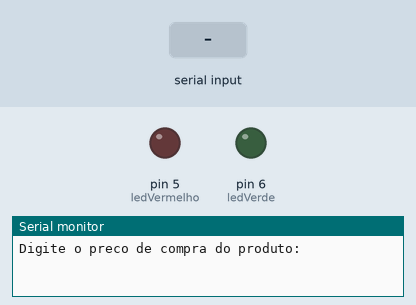
This sketch was run on a simulated Arduino Uno, built with avr-gcc and run on an emulated ATmega328P. Parts: output pins drawn as LEDs (lit = HIGH), the last lines printed to the serial monitor. The inputs (shaded band) are chosen by the test bench.

Above: at 1.2 s.
1.3 s: "90,45\n" received over Serial
At 2.5 s:
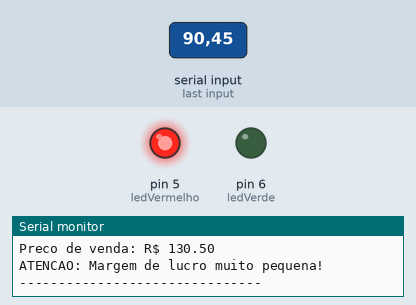
Timing chart, 0 to 4.3 s (numbered marks = the images above; inputs shaded):
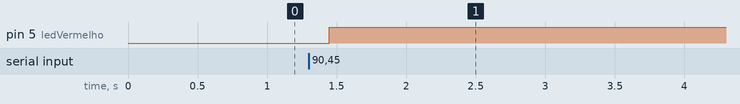

Measured:
- after the input at 1.3 s, pin 5 (ledVermelho): LOW → HIGH after 0.15 s

The sketch:

if_10.ino
```cpp
// Variáveis dos LEDs
int ledVermelho = 5;
int ledVerde = 6;

// Variáveis para cálculo
float precoCompra = 0.0;
float percentualLucro = 0.0;
float precoVenda = 0.0;

void setup()
{
  pinMode(ledVermelho, OUTPUT); // LED vermelho = margem pequena
  pinMode(ledVerde, OUTPUT);    // LED verde = margem boa
  Serial.begin(9600);           // Inicializa a comunicação serial
}

void loop()
{
  // Entrada do preço de compra
  Serial.println("Digite o preco de compra do produto:");
  while (!Serial.available()) {}
  precoCompra = Serial.parseFloat();
  Serial.read(); // limpa o buffer

  // Entrada do percentual de lucro
  Serial.println("Digite o percentual de lucro desejado (%):");
  while (!Serial.available()) {}
  percentualLucro = Serial.parseFloat();
  Serial.read();

  // Cálculo do preço de venda
  precoVenda = precoCompra + (precoCompra * percentualLucro / 100);

  // Saída de informações
  Serial.println("-------------------------------");
  Serial.print("Preco de compra: R$ ");
  Serial.println(precoCompra, 2);

  Serial.print("Percentual de lucro: ");
  Serial.print(percentualLucro, 2);
  Serial.println(" %");

  Serial.print("Preco de venda: R$ ");
  Serial.println(precoVenda, 2);

  // Verificação da margem de lucro
  if (percentualLucro < 50) {
    Serial.println("ATENCAO: Margem de lucro muito pequena!");
    digitalWrite(ledVermelho, HIGH);
    digitalWrite(ledVerde, LOW);
  } else {
    digitalWrite(ledVermelho, LOW);
    digitalWrite(ledVerde, HIGH);
  }

  Serial.println("-------------------------------");
  delay(10000);
}
```
